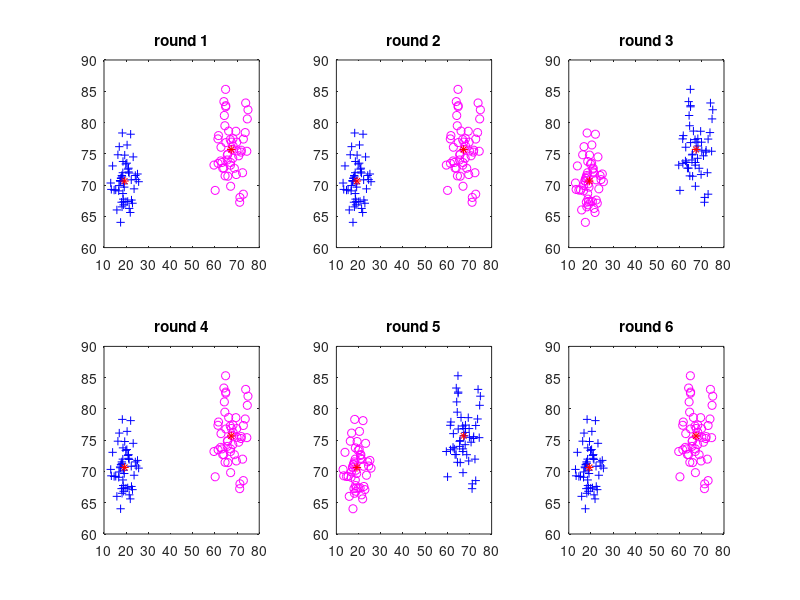

Reproduce this figure in MATLAB.
tic;
%generate data
%pick 2 points as means
muA=100*rand(1,2);
muB=100*rand(1,2);
%sigma=distanc(A,B)/4;
Sigma=norm(muA-muB)/4;
%generate each 50 points following normal distribution with mu and sigma
R = chol(Sigma);
data(1:50,:)=repmat(muA,50,1) + randn(50,2)*R;
data(51:100,:)=repmat(muB,50,1) + randn(50,2)*R;
%do kmeans with round=6 k=2 t=30;
r=6;k=2;t=30;
for i=1:r
    [clusters  centroids]=kmeans(data,k,t);
    %plot figures in one picture
    index1=(clusters==1);
    index2=(clusters==2);
    subplot(2,3,i);plot(data(index1,1),data(index1,2),'mo',data(index2,1),data(index2,2),'b+',centroids(:,1),centroids(:,2),'r*');
    title(['round ',num2str(i)])
end
toc;